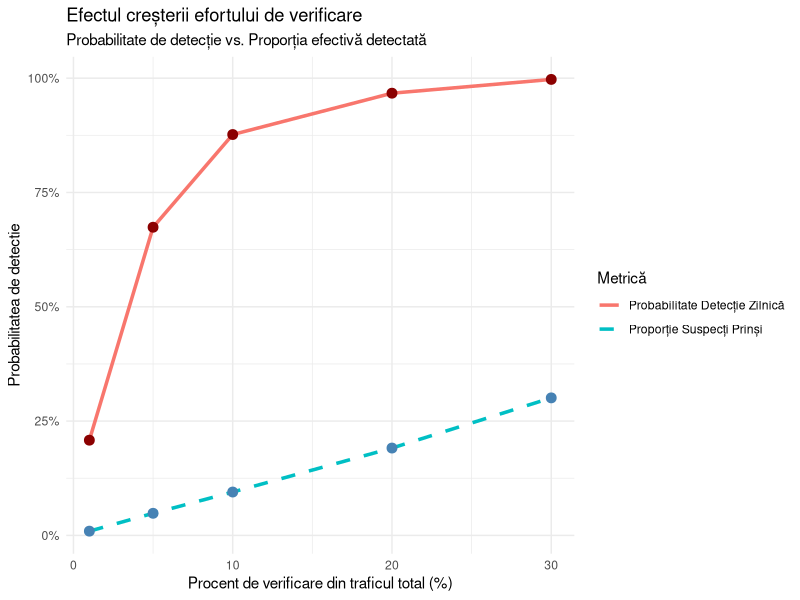
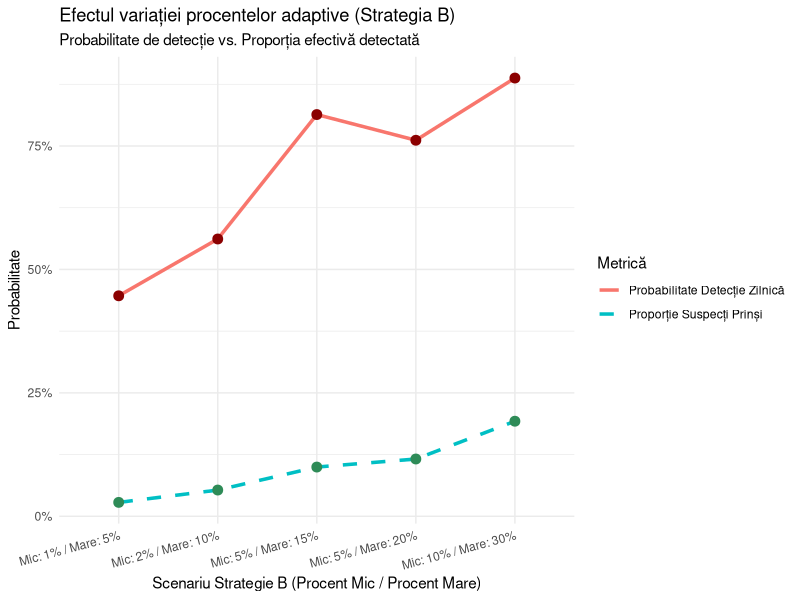
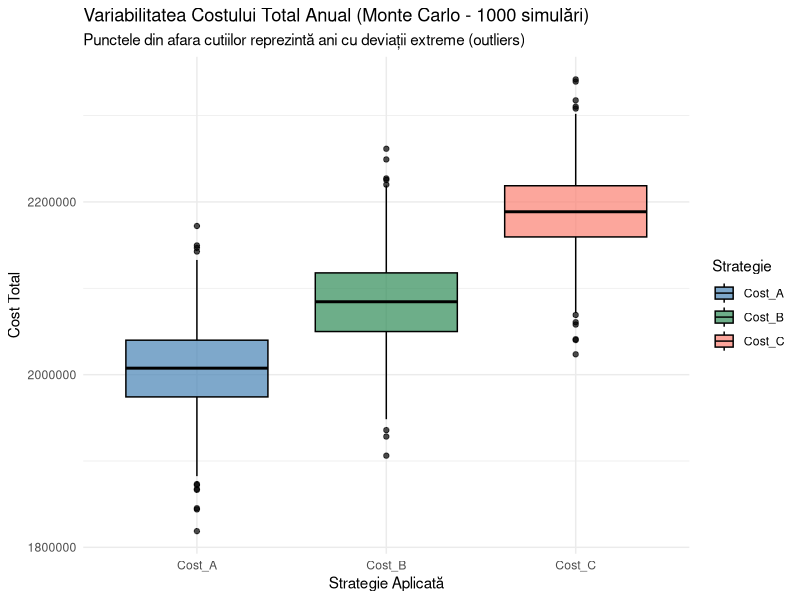

Generate these figures, in order, with R:
library(tidyverse)
library(patchwork)

set.seed(2026)

zile_an <- 365
media_zilnica <- 5000
dispersia_nb <- 5

cost_verificare <- 2      
cost_nedetectat <- 200    

total_cereri <- rnbinom(zile_an, size = dispersia_nb, mu = media_zilnica)

simuleaza_scenariu <- function(p_suspect) {
  
  cereri_suspecte <- rbinom(zile_an, size = total_cereri, prob = p_suspect)
  cereri_normale  <- total_cereri - cereri_suspecte
  
  pct_fix <- 0.10
  verificate_A <- round(total_cereri * pct_fix)
  
  pct_adaptiv <- ifelse(total_cereri > mean(total_cereri), 0.20, 0.05)
  verificate_B <- round(total_cereri * pct_adaptiv)

  nr_maxim_cereri <- 1000
  verificate_C <- pmin(nr_maxim_cereri, total_cereri)
  
  detectate_A <- rhyper(zile_an, cereri_suspecte, cereri_normale, verificate_A)
  nedetectate_A <- cereri_suspecte - detectate_A
  
  detectate_B <- rhyper(zile_an, cereri_suspecte, cereri_normale, verificate_B)
  nedetectate_B <- cereri_suspecte - detectate_B

  detectate_C <- rhyper(zile_an, cereri_suspecte, cereri_normale, verificate_C)
  nedetectate_C <- cereri_suspecte - detectate_C
  
  data.frame(
    Ziua = 1:zile_an,
    Total_Cereri = total_cereri,
    Suspecte = cereri_suspecte,
    Normale = cereri_normale,
    P_Scenariu = as.factor(p_suspect),
    Verificate_A = verificate_A, Detectate_A = detectate_A, Nedetectate_A = nedetectate_A,
    Verificate_B = verificate_B, Detectate_B = detectate_B, Nedetectate_B = nedetectate_B,
    Verificate_C = verificate_C, Detectate_C = detectate_C, Nedetectate_C = nedetectate_C
  )
}

scenarii <- c(0.001, 0.005, 0.02)
date_simulare <- map_dfr(scenarii, simuleaza_scenariu)

date_long <- date_simulare %>%
  pivot_longer(
    cols = matches("_[ABC]$"), 
    names_to = c(".value", "Strategie"), 
    names_pattern = "(.*)_(.)"
  )


# Metrici
metrici <- date_long %>%
  group_by(P_Scenariu, Strategie) %>%
  summarise(
    Prob_Detectie_1_Zi = mean(Detectate > 0),
    Prop_Medie_Detectate = mean(ifelse(Suspecte == 0, 0, Detectate / Suspecte)),
    Prop_Medie_Nedetectate = mean(ifelse(Suspecte == 0, 0, Nedetectate / Suspecte)),
    Medie_Verificari = mean(Verificate),
    Eficienta = Prop_Medie_Detectate / mean(Verificate / Total_Cereri),
    
    .groups = "drop"
  )

print("--- Tabel Metrici de Performanta (Inclusiv Costuri) ---")
print(metrici)

# Ploturi
date_plot <- date_long %>% filter(P_Scenariu == "0.005")

# Histograma cererilor suspecte zilnice
plot_suspecte <- ggplot(date_plot, aes(x = Suspecte)) +
  geom_histogram(fill = "tomato", color = "black", binwidth = 2) +
  theme_minimal() +
  labs(title = "Distribuția cererilor suspecte/zi (p=0.005)", x = "Nr. Cereri Suspecte", y = "Frecvență (Zile)")

# Histograma detectărilor (Comparativ A vs B)
plot_detectate <- ggplot(date_plot, aes(x = Detectate, fill = Strategie)) +
  geom_histogram(position = "identity", alpha = 0.6, binwidth = 1, color="black") +
  theme_minimal() +
  scale_fill_manual(values = c("A" = "steelblue", "B" = "seagreen", "C" = "salmon")) +
  labs(title = "Cererile Suspecte Detectate (A=Fix(Procent), B=Adaptiv, C=Fix(Numar)", x = "Nr. Detectări", y = "Frecvență")

# Evoluția zilnică (Afișăm doar primele 60 de zile pentru lizibilitate)
plot_evolutie <- ggplot(date_plot %>% filter(Ziua <= 60), aes(x = Ziua)) +
  geom_line(aes(y = Suspecte, color = "Total Suspecte"), linewidth = 1, linetype="dashed") +
  geom_line(aes(y = Detectate, color = Strategie), linewidth = 1) +
  theme_minimal() +
  scale_color_manual(values = c("Total Suspecte" = "red", "A" = "steelblue", "B" = "seagreen", "C" = "salmon")) +
  labs(title = "Evoluția Zilnică (Primele 60 zile)", x = "Ziua din an", y = "Număr Cereri")

# Grafic Comparativ - Indicatorul de Eficiență pe toate cele 3 scenarii
plot_eficienta <- ggplot(metrici, aes(x = P_Scenariu, y = Eficienta, fill = Strategie)) +
  geom_col(position = "dodge", color="black") +
  theme_minimal() +
  scale_fill_manual(values = c("A" = "steelblue", "B" = "seagreen", "C" = "salmon")) +
  labs(title = "Eficiența Strategiilor (Randament)", x = "Probabilitate (p)", y = "Indicator Eficiență")

# Grafic Comparativ - Cost Total pe toate cele 3 scenarii
plot_cost <- ggplot(metrici, aes(x = P_Scenariu, y = Cost_Total, fill = Strategie)) +
  geom_col(position = "dodge", color="black") +
  theme_minimal() +
  scale_fill_manual(values = c("A" = "steelblue", "B" = "seagreen", "C" = "salmon")) +
  labs(title = "Costul Total (Verificări + Penalizări)", x = "Probabilitate (p)", y = "Cost Total")

# (plot_suspecte | plot_detectate) / (plot_evolutie | plot_eficienta) / plot_cost


# Analiza mai multor procente de detectare (A)
p_suspect_test <- 0.005 
cereri_suspecte_globale <- rbinom(zile_an, size = total_cereri, prob = p_suspect_test)
cereri_normale_globale  <- total_cereri - cereri_suspecte_globale

procente_verificare <- c(0.01, 0.05, 0.10, 0.20, 0.30)

rezultate_procente <- map_dfr(procente_verificare, function(pct) {
  
  verificate <- round(total_cereri * pct)
  
  detectate <- rhyper(zile_an, cereri_suspecte_globale, cereri_normale_globale, verificate)
  
  data.frame(
    Procent_Verificare = paste0(pct * 100, "%"),
    Prob_Detectie_Min_1 = mean(detectate > 0),
    Proportie_Medie_Detectata = mean(ifelse(cereri_suspecte_globale == 0, 0, detectate / cereri_suspecte_globale))
  )
})

print("--- Efectul creșterii procentului de verificare ---")
print(rezultate_procente)

grafic_data <- rezultate_procente %>%
  mutate(Procent_Numeric = as.numeric(gsub("%", "", Procent_Verificare)))

ggplot(grafic_data, aes(x = Procent_Numeric)) +
  geom_line(aes(y = Prob_Detectie_Min_1, color = "Probabilitate Detecție Zilnică"), linewidth = 1.2) +
  geom_point(aes(y = Prob_Detectie_Min_1), size = 3, color = "darkred") +
  geom_line(aes(y = Proportie_Medie_Detectata, color = "Proporție Suspecți Prinși"), linewidth = 1.2, linetype = "dashed") +
  geom_point(aes(y = Proportie_Medie_Detectata), size = 3, color = "steelblue") +
  theme_minimal() +
  scale_y_continuous(labels = scales::percent_format(accuracy = 1)) +
  labs(
    title = "Efectul creșterii efortului de verificare",
    subtitle = "Probabilitate de detecție vs. Proporția efectivă detectată",
    x = "Procent de verificare din traficul total (%)",
    y = "Probabilitatea de detectie",
    color = "Metrică"
  )

# Analiza pentru mai multe procentaje de verificare (B)
perechi_B <- list(
  c(0.01, 0.05),
  c(0.02, 0.10),
  c(0.05, 0.15),
  c(0.05, 0.20),
  c(0.10, 0.30)
)

rezultate_procente_B <- map_dfr(perechi_B, function(pereche) {
  pct_mic <- pereche[1]
  pct_mare <- pereche[2]
  
  pct_adaptiv <- ifelse(total_cereri > mean(total_cereri), pct_mare, pct_mic)
  verificate <- round(total_cereri * pct_adaptiv)
  
  detectate <- rhyper(zile_an, cereri_suspecte_globale, cereri_normale_globale, verificate)
  
  data.frame(
    Scenariu_Verificare = paste0("Mic: ", pct_mic * 100, "% / Mare: ", pct_mare * 100, "%"),
    Prob_Detectie_Min_1 = mean(detectate > 0),
    Proportie_Medie_Detectata = mean(ifelse(cereri_suspecte_globale == 0, 0, detectate / cereri_suspecte_globale))
  )
})


rezultate_procente_B$Scenariu_Verificare <- factor(rezultate_procente_B$Scenariu_Verificare, levels = rezultate_procente_B$Scenariu_Verificare)

print("--- Efectul variației perechilor de procente pentru Strategia B ---")
print(rezultate_procente_B)

ggplot(rezultate_procente_B, aes(x = Scenariu_Verificare, group = 1)) +
  geom_line(aes(y = Prob_Detectie_Min_1, color = "Probabilitate Detecție Zilnică"), linewidth = 1.2) +
  geom_point(aes(y = Prob_Detectie_Min_1), size = 3, color = "darkred") +
  geom_line(aes(y = Proportie_Medie_Detectata, color = "Proporție Suspecți Prinși"), linewidth = 1.2, linetype = "dashed") +
  geom_point(aes(y = Proportie_Medie_Detectata), size = 3, color = "seagreen") +
  theme_minimal() +
  theme(axis.text.x = element_text(angle = 15, hjust = 1)) +
  scale_y_continuous(labels = scales::percent_format(accuracy = 1)) +
  labs(
    title = "Efectul variației procentelor adaptive (Strategia B)",
    subtitle = "Probabilitate de detecție vs. Proporția efectivă detectată",
    x = "Scenariu Strategie B (Procent Mic / Procent Mare)",
    y = "Probabilitate",
    color = "Metrică"
  )


# Analiza Monte Carlo
N_sim <- 1000
p_mc <- 0.005

rezultate_mc <- map_dfr(1:N_sim, function(i) {
  
  trafic_mc <- rnbinom(zile_an, size = dispersia_nb, mu = media_zilnica)
  suspecte_mc <- rbinom(zile_an, size = trafic_mc, prob = p_mc)
  normale_mc  <- trafic_mc - suspecte_mc
  
  verificate_A <- round(trafic_mc * 0.10)
  detectate_A <- rhyper(zile_an, suspecte_mc, normale_mc, verificate_A)
  cost_A <- sum(verificate_A) * cost_verificare + sum(suspecte_mc - detectate_A) * cost_nedetectat
  
  pct_adaptiv <- ifelse(trafic_mc > mean(trafic_mc), 0.20, 0.05)
  verificate_B <- round(trafic_mc * pct_adaptiv)
  detectate_B <- rhyper(zile_an, suspecte_mc, normale_mc, verificate_B)
  cost_B <- sum(verificate_B) * cost_verificare + sum(suspecte_mc - detectate_B) * cost_nedetectat
  
  verificate_C <- pmin(1000, trafic_mc)
  detectate_C <- rhyper(zile_an, suspecte_mc, normale_mc, verificate_C)   
  cost_C <- sum(verificate_C) * cost_verificare + sum(suspecte_mc - detectate_C) * cost_nedetectat

  
  data.frame(Simulare = i, Cost_A = cost_A, Cost_B = cost_B, Cost_C = cost_C)
})

rezumat_mc <- rezultate_mc %>%
  pivot_longer(cols = c(Cost_A, Cost_B, Cost_C), names_to = "Strategie", values_to = "Cost_Total") %>%
  group_by(Strategie) %>%
  summarise(
    Medie_Cost = mean(Cost_Total),
    Variabilitate_SD = sd(Cost_Total),
    Cost_Min = min(Cost_Total),
    Cost_Max = max(Cost_Total)
  )

print("--- Analiza Monte Carlo: Media și Variabilitatea Costurilor ---")
print(rezumat_mc)

ggplot(rezultate_mc %>% pivot_longer(cols = c(Cost_A, Cost_B,Cost_C), names_to = "Strategie", values_to = "Cost_Total"), 
       aes(x = Strategie, y = Cost_Total, fill = Strategie)) +
  geom_boxplot(alpha = 0.7, color = "black") +
  theme_minimal() +
  scale_fill_manual(values = c("Cost_A" = "steelblue", "Cost_B" = "seagreen", "Cost_C" = "salmon")) +
  labs(title = paste("Variabilitatea Costului Total Anual (Monte Carlo -", N_sim, "simulări)"),
       subtitle = "Punctele din afara cutiilor reprezintă ani cu deviații extreme (outliers)",
       x = "Strategie Aplicată", y = "Cost Total")
